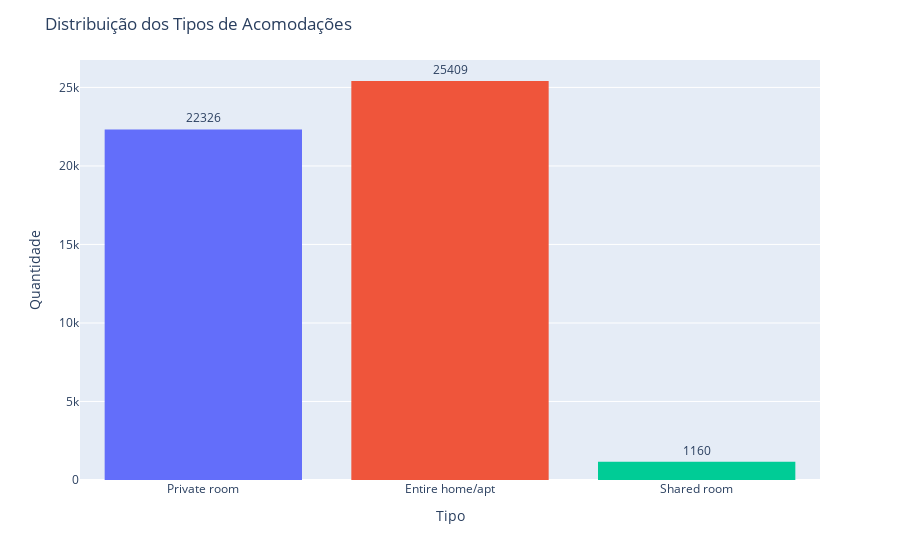

Source (notebook cell):
### Markdown cell above
#### **EXPLORANDO OS DADOS**
Primeiramente, iremos avaliar as distribuições dos tipos de acomodações.

### Code cell
fig = px.histogram(airbnb, x='room_type', color='room_type',text_auto='.0f')

fig.update_traces(textposition='outside')

fig.update_layout(title='Distribuição dos Tipos de Acomodações',
                  xaxis_title='Tipo',
                  yaxis_title='Quantidade',
                  showlegend=False)

fig.show()

### Figure 1 — Plotly figure (JSON) as saved in the notebook; plotly's stock layout.template omitted (floating-point values rounded to 4 significant figures; data arrays with more than 128 entries replaced by an {"elided": "..."} marker saying what was removed)
{"data": [{"alignmentgroup": "True", "bingroup": "x", "hovertemplate": "room_type=%{x}<br>count=%{y}<extra></extra>", "legendgroup": "Private room", "marker": {"color": "#636efa", "pattern": {"shape": ""}}, "name": "Private room", "offsetgroup": "Private room", "orientation": "v", "showlegend": true, "textposition": "outside", "texttemplate": "%{value:.0f}", "type": "histogram", "x": {"elided": "22326 str values"}, "xaxis": "x", "yaxis": "y"}, {"alignmentgroup": "True", "bingroup": "x", "hovertemplate": "room_type=%{x}<br>count=%{y}<extra></extra>", "legendgroup": "Entire home/apt", "marker": {"color": "#EF553B", "pattern": {"shape": ""}}, "name": "Entire home/apt", "offsetgroup": "Entire home/apt", "orientation": "v", "showlegend": true, "textposition": "outside", "texttemplate": "%{value:.0f}", "type": "histogram", "x": {"elided": "25409 str values"}, "xaxis": "x", "yaxis": "y"}, {"alignmentgroup": "True", "bingroup": "x", "hovertemplate": "room_type=%{x}<br>count=%{y}<extra></extra>", "legendgroup": "Shared room", "marker": {"color": "#00cc96", "pattern": {"shape": ""}}, "name": "Shared room", "offsetgroup": "Shared room", "orientation": "v", "showlegend": true, "textposition": "outside", "texttemplate": "%{value:.0f}", "type": "histogram", "x": {"elided": "1160 str values"}, "xaxis": "x", "yaxis": "y"}], "layout": {"barmode": "relative", "legend": {"title": {"text": "room_type"}, "tracegroupgap": 0}, "margin": {"t": 60}, "showlegend": false, "title": {"text": "Distribuição dos Tipos de Acomodações"}, "xaxis": {"anchor": "y", "categoryarray": ["Private room", "Entire home/apt", "Shared room"], "categoryorder": "array", "domain": [0, 1], "title": {"text": "Tipo"}}, "yaxis": {"anchor": "x", "domain": [0, 1], "title": {"text": "Quantidade"}}}}
